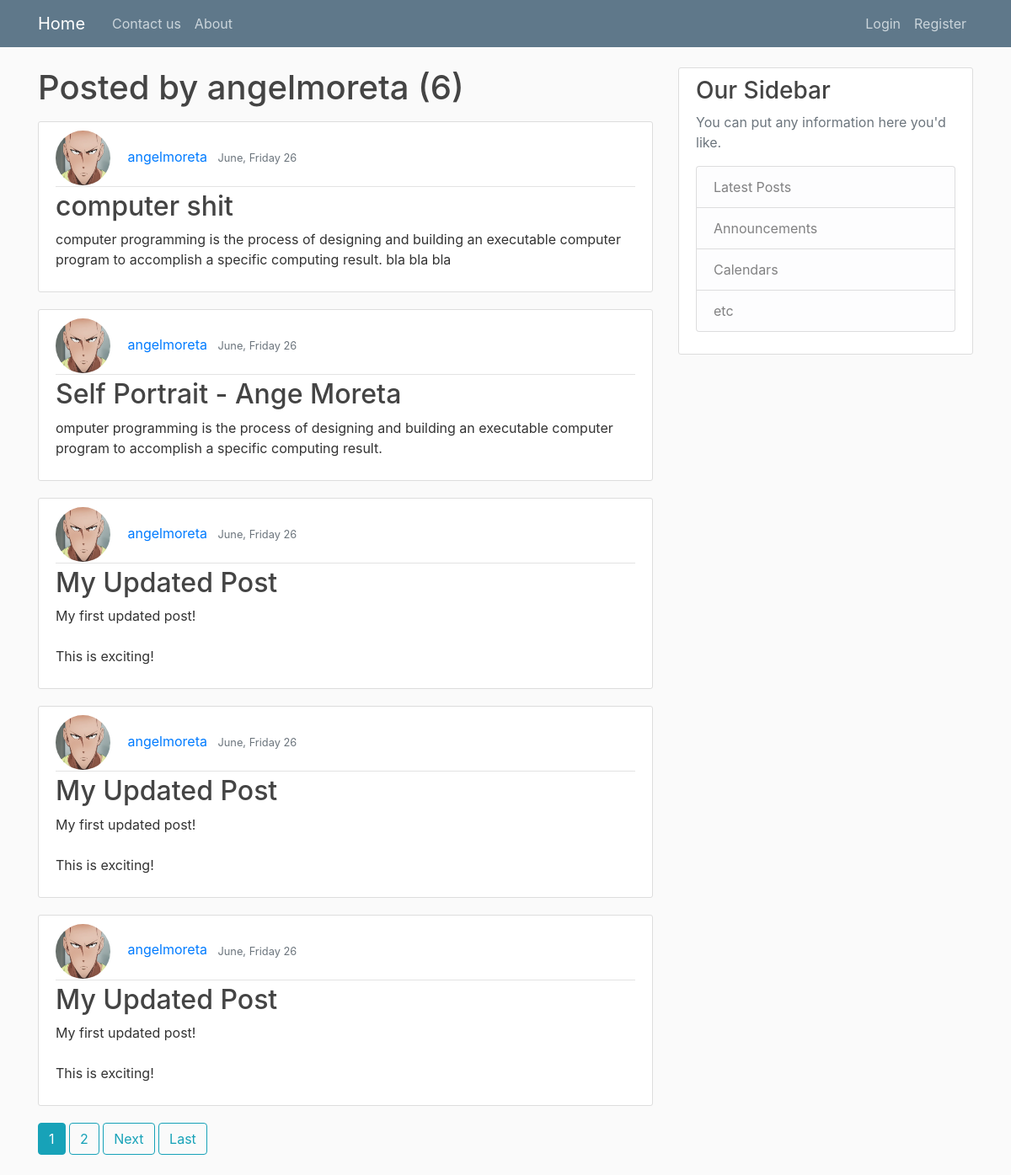
Page /user/angelmoreta/ on the committed database.
### blog/models.py (models this page shows, shortened)
class Post(models.Model):
    title = models.CharField(max_length=500)
    content = models.TextField()
    date_posted = models.DateTimeField(default=timezone.now)
    author = models.ForeignKey(User, on_delete=models.CASCADE)

### userMgt/models.py (models this page shows, shortened)
class Profile(models.Model):
    user = models.OneToOneField(User, on_delete=models.CASCADE)
    image = models.ImageField(default='default.jpeg', upload_to='profile_pics')

### blog/views.py (the view)
# urls.py: path('user/<str:username>/', view.UserPostListView.as_view(), name='user-posts'),
class UserPostListView(ListView): #list every post object create by each user
    model = Post #from post model
    template_name = 'blog/user_posts_list.html' #<app>/<model>_<viewtype>.html
    context_object_name = 'posts'
    paginate_by = 5
    def get_queryset(self):
        user = get_object_or_404(User, username=self.kwargs.get('username'))
        return Post.objects.filter(author=user).order_by('-date_posted')

### blog/templates/blog/user_posts_list.html (shortened to what this page needs)
{% extends "blog/base.html"%}
{% block content %}
  <h1 class="mb-3"> Posted by {{view.kwargs.username }} ({{ page_obj.paginator.count }}) </h1>
    {% for post in object_list %}
    <article class="media content-section">
        <div class="media-body">
          <div class="article-metadata">
            <img class="rounded-circle article-img" src="{{post.author.profile.image.url}}"></img>
            <a class="mr-2" href="{% url 'user-posts' post.author.username %}">{{ post.author }}</a>
            <small class="text-muted">{{ post.date_posted|date:"F, l j" }}</small>
          </div>
          <h2><a class="article-title" href="{% url 'post-detail' post.id %}">{{ post.title }}</a></h2>
          <p class="article-content">{{ post.content }}</p>
        </div>
      </article>
    {% endfor %}
    {% if is_paginated %}
        {% for num in page_obj.paginator.page_range %}
          {% if page_obj.number == num %}
            <a class="btn btn-info mb-4" href="?page={{ num }}">{{num}}</a>
            {% elif num > page_obj.number|add:'-3' and num < page_obj.number|add:'3' %}
              <a class="btn btn-outline-info mb-4" href="?page={{ num }}">{{num}}</a>
          {% endif %}
        {% endfor %}
        {% if page_obj.has_next %}
          <a class="btn btn-outline-info mb-4" href="?page={{ page_obj.next_page_number }}">Next</a>
          <a class="btn btn-outline-info mb-4" href="?page={{ page_obj.paginator.num_pages }}">Last</a>
        {% endif %}
    {% endif %}
{% endblock content %}

### blog/static/blog/main.css (style rules this page uses)
body { background: #fafafa; color: #333333; margin-top: 5rem; }
h1, h2, h3, h4, h5, h6 { color: #444444; }
.content-section { background: #ffffff; padding: 10px 20px; border: 1px solid #dddddd; border-radius: 3px; margin-bottom: 20px; }
.article-title { color: #444444; }
.article-content { white-space: pre-line; }
.article-img { height: 65px; width: 65px; margin-right: 16px; }
.article-metadata { padding-bottom: 1px; margin-bottom: 4px; border-bottom: 1px solid #e3e3e3 }

### rows in the picture
Post: author.profile.image (picture), author "angelmoreta", date_posted "June, Friday 26", title "computer shit", content "computer programming is the process of designing and building an executable computer program to accomplish a specific computing result. bla bla bla"
Post: author.profile.image (picture), author "angelmoreta", date_posted "June, Friday 26", title "Self Portrait - Ange Moreta", content "omputer programming is the process of designing and building an executable computer program to accomplish a specific computing result."
Post: author.profile.image (picture), author "angelmoreta", date_posted "June, Friday 26", title "My Updated Post", content "My first updated post! This is exciting!"
Post: author.profile.image (picture), author "angelmoreta", date_posted "June, Friday 26", title "My Updated Post", content "My first updated post! This is exciting!"
Post: author.profile.image (picture), author "angelmoreta", date_posted "June, Friday 26", title "My Updated Post", content "My first updated post! This is exciting!"

### other values in the picture
{{ view.kwargs.username }} "angelmoreta"
{{ page_obj.paginator.count }} "6"
{{ num }} "1"
{{ num }} "2"
